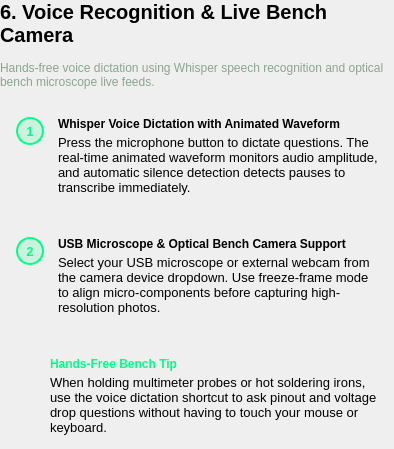
             <widget class="QWidget" name="secVoice">
              <layout class="QVBoxLayout" name="secVoiceLayout">
               <property name="spacing">
                <number>14</number>
               </property>
               <property name="leftMargin">
                <number>0</number>
               </property>
               <property name="topMargin">
                <number>0</number>
               </property>
               <property name="rightMargin">
                <number>0</number>
               </property>
               <property name="bottomMargin">
                <number>0</number>
               </property>
               <item>
                <widget class="QLabel" name="secVoiceTitle">
                 <property name="text">
                  <string>6. Voice Recognition &amp; Live Bench Camera</string>
                 </property>
                 <property name="wordWrap">
                  <bool>true</bool>
                 </property>
                 <property name="styleSheet">
                  <string>font-size: 20px; font-weight: 800;</string>
                 </property>
                </widget>
               </item>
               <item>
                <widget class="QLabel" name="secVoiceSubtitle">
                 <property name="text">
                  <string>Hands-free voice dictation using Whisper speech recognition and optical bench microscope live feeds.</string>
                 </property>
                 <property name="wordWrap">
                  <bool>true</bool>
                 </property>
                 <property name="styleSheet">
                  <string>font-size: 13.5px; color: #8ca394;</string>
                 </property>
                </widget>
               </item>
               <item>
                <widget class="QFrame" name="s6Step1">
                 <property name="role" stdset="0">
                  <string notr="true">card</string>
                 </property>
                 <layout class="QHBoxLayout" name="s6Step1Layout" stretch="0,1">
                  <property name="spacing">
                   <number>14</number>
                  </property>
                  <property name="leftMargin">
                   <number>16</number>
                  </property>
                  <property name="topMargin">
                   <number>14</number>
                  </property>
                  <property name="rightMargin">
                   <number>16</number>
                  </property>
                  <property name="bottomMargin">
                   <number>14</number>
                  </property>
                  <item alignment="Qt::AlignTop">
                   <widget class="QLabel" name="s6Step1Badge">
                    <property name="text">
                     <string>1</string>
                    </property>
                    <property name="alignment">
                     <set>Qt::AlignCenter</set>
                    </property>
                    <property name="minimumSize">
                     <size>
                      <width>28</width>
                      <height>28</height>
                     </size>
                    </property>
                    <property name="maximumSize">
                     <size>
                      <width>28</width>
                      <height>28</height>
                     </size>
                    </property>
                    <property name="styleSheet">
                     <string>background: rgba(0, 255, 133, 0.15); border: 1.5px solid #00FF85; border-radius: 14px; font-size: 13px; font-weight: 800; color: #00FF85;</string>
                    </property>
                   </widget>
                  </item>
                  <item>
                   <layout class="QVBoxLayout" name="s6Step1TextColumn">
                    <property name="spacing">
                     <number>4</number>
                    </property>
                    <property name="leftMargin">
                     <number>0</number>
                    </property>
                    <property name="topMargin">
                     <number>0</number>
                    </property>
                    <property name="rightMargin">
                     <number>0</number>
                    </property>
                    <property name="bottomMargin">
                     <number>0</number>
                    </property>
                    <item>
                     <widget class="QLabel" name="s6Step1Title">
                      <property name="text">
                       <string>Whisper Voice Dictation with Animated Waveform</string>
                      </property>
                      <property name="wordWrap">
                       <bool>true</bool>
                      </property>
                      <property name="styleSheet">
                       <string>font-size: 14.5px; font-weight: 700;</string>
                      </property>
                     </widget>
                    </item>
                    <item>
                     <widget class="QLabel" name="s6Step1Text">
                      <property name="text">
                       <string>Press the microphone button to dictate questions. The real-time animated waveform monitors audio amplitude, and automatic silence detection detects pauses to transcribe immediately.</string>
                      </property>
                      <property name="wordWrap">
                       <bool>true</bool>
                      </property>
                      <property name="styleSheet">
                       <string>font-size: 13px;</string>
                      </property>
                     </widget>
                    </item>
                   </layout>
                  </item>
                 </layout>
                </widget>
               </item>
               <item>
                <widget class="QFrame" name="s6Step2">
                 <property name="role" stdset="0">
                  <string notr="true">card</string>
                 </property>
                 <layout class="QHBoxLayout" name="s6Step2Layout" stretch="0,1">
                  <property name="spacing">
                   <number>14</number>
                  </property>
                  <property name="leftMargin">
                   <number>16</number>
                  </property>
                  <property name="topMargin">
                   <number>14</number>
                  </property>
                  <property name="rightMargin">
                   <number>16</number>
                  </property>
                  <property name="bottomMargin">
                   <number>14</number>
                  </property>
                  <item alignment="Qt::AlignTop">
                   <widget class="QLabel" name="s6Step2Badge">
                    <property name="text">
                     <string>2</string>
                    </property>
                    <property name="alignment">
                     <set>Qt::AlignCenter</set>
                    </property>
                    <property name="minimumSize">
                     <size>
                      <width>28</width>
                      <height>28</height>
                     </size>
                    </property>
                    <property name="maximumSize">
                     <size>
                      <width>28</width>
                      <height>28</height>
                     </size>
                    </property>
                    <property name="styleSheet">
                     <string>background: rgba(0, 255, 133, 0.15); border: 1.5px solid #00FF85; border-radius: 14px; font-size: 13px; font-weight: 800; color: #00FF85;</string>
                    </property>
                   </widget>
                  </item>
                  <item>
                   <layout class="QVBoxLayout" name="s6Step2TextColumn">
                    <property name="spacing">
                     <number>4</number>
                    </property>
                    <property name="leftMargin">
                     <number>0</number>
                    </property>
                    <property name="topMargin">
                     <number>0</number>
                    </property>
                    <property name="rightMargin">
                     <number>0</number>
                    </property>
                    <property name="bottomMargin">
                     <number>0</number>
                    </property>
                    <item>
                     <widget class="QLabel" name="s6Step2Title">
                      <property name="text">
                       <string>USB Microscope &amp; Optical Bench Camera Support</string>
                      </property>
                      <property name="wordWrap">
                       <bool>true</bool>
                      </property>
                      <property name="styleSheet">
                       <string>font-size: 14.5px; font-weight: 700;</string>
                      </property>
                     </widget>
                    </item>
                    <item>
                     <widget class="QLabel" name="s6Step2Text">
                      <property name="text">
                       <string>Select your USB microscope or external webcam from the camera device dropdown. Use freeze-frame mode to align micro-components before capturing high-resolution photos.</string>
                      </property>
                      <property name="wordWrap">
                       <bool>true</bool>
                      </property>
                      <property name="styleSheet">
                       <string>font-size: 13px;</string>
                      </property>
                     </widget>
                    </item>
                   </layout>
                  </item>
                 </layout>
                </widget>
               </item>
               <item>
                <widget class="QFrame" name="s6Tip">
                 <property name="role" stdset="0">
                  <string notr="true">calloutTip</string>
                 </property>
                 <layout class="QHBoxLayout" name="s6TipLayout" stretch="0,1">
                  <property name="spacing">
                   <number>14</number>
                  </property>
                  <property name="leftMargin">
                   <number>16</number>
                  </property>
                  <property name="topMargin">
                   <number>14</number>
                  </property>
                  <property name="rightMargin">
                   <number>16</number>
                  </property>
                  <property name="bottomMargin">
                   <number>14</number>
                  </property>
                  <item alignment="Qt::AlignTop">
                   <widget class="QLabel" name="s6TipIcon">
                    <property name="pixmap">
                     <pixmap>icons/zap__00FF85__20.svg</pixmap>
                    </property>
                    <property name="alignment">
                     <set>Qt::AlignCenter</set>
                    </property>
                    <property name="minimumSize">
                     <size>
                      <width>20</width>
                      <height>20</height>
                     </size>
                    </property>
                    <property name="maximumSize">
                     <size>
                      <width>20</width>
                      <height>20</height>
                     </size>
                    </property>
                   </widget>
                  </item>
                  <item>
                   <layout class="QVBoxLayout" name="s6TipTextColumn">
                    <property name="spacing">
                     <number>4</number>
                    </property>
                    <property name="leftMargin">
                     <number>0</number>
                    </property>
                    <property name="topMargin">
                     <number>0</number>
                    </property>
                    <property name="rightMargin">
                     <number>0</number>
                    </property>
                    <property name="bottomMargin">
                     <number>0</number>
                    </property>
                    <item>
                     <widget class="QLabel" name="s6TipTitle">
                      <property name="text">
                       <string>Hands-Free Bench Tip</string>
                      </property>
                      <property name="wordWrap">
                       <bool>true</bool>
                      </property>
                      <property name="styleSheet">
                       <string>font-size: 13.5px; font-weight: 700; color: #00FF85;</string>
                      </property>
                     </widget>
                    </item>
                    <item>
                     <widget class="QLabel" name="s6TipText">
                      <property name="text">
                       <string>When holding multimeter probes or hot soldering irons, use the voice dictation shortcut to ask pinout and voltage drop questions without having to touch your mouse or keyboard.</string>
                      </property>
                      <property name="wordWrap">
                       <bool>true</bool>
                      </property>
                      <property name="styleSheet">
                       <string>font-size: 13px;</string>
                      </property>
                     </widget>
                    </item>
                   </layout>
                  </item>
                 </layout>
                </widget>
               </item>
              </layout>
             </widget>
